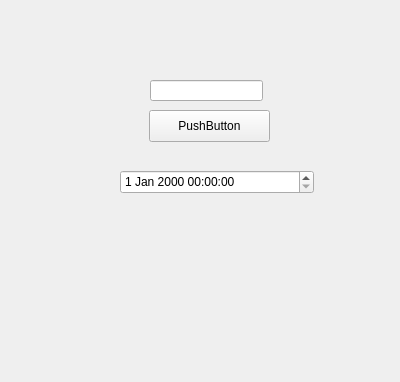
<?xml version="1.0" encoding="UTF-8"?>
<ui version="4.0">
 <class>Schedule</class>
 <widget class="QWidget" name="Schedule">
  <property name="geometry">
   <rect>
    <x>0</x>
    <y>0</y>
    <width>400</width>
    <height>382</height>
   </rect>
  </property>
  <property name="windowTitle">
   <string>Form</string>
  </property>
  <widget class="QLineEdit" name="Command">
   <property name="geometry">
    <rect>
     <x>150</x>
     <y>80</y>
     <width>113</width>
     <height>21</height>
    </rect>
   </property>
  </widget>
  <widget class="QPushButton" name="Schedule_2">
   <property name="geometry">
    <rect>
     <x>149</x>
     <y>110</y>
     <width>121</width>
     <height>32</height>
    </rect>
   </property>
   <property name="text">
    <string>PushButton</string>
   </property>
  </widget>
  <widget class="QDateTimeEdit" name="Time">
   <property name="geometry">
    <rect>
     <x>120</x>
     <y>170</y>
     <width>194</width>
     <height>24</height>
    </rect>
   </property>
  </widget>
 </widget>
 <resources/>
 <connections/>
</ui>
